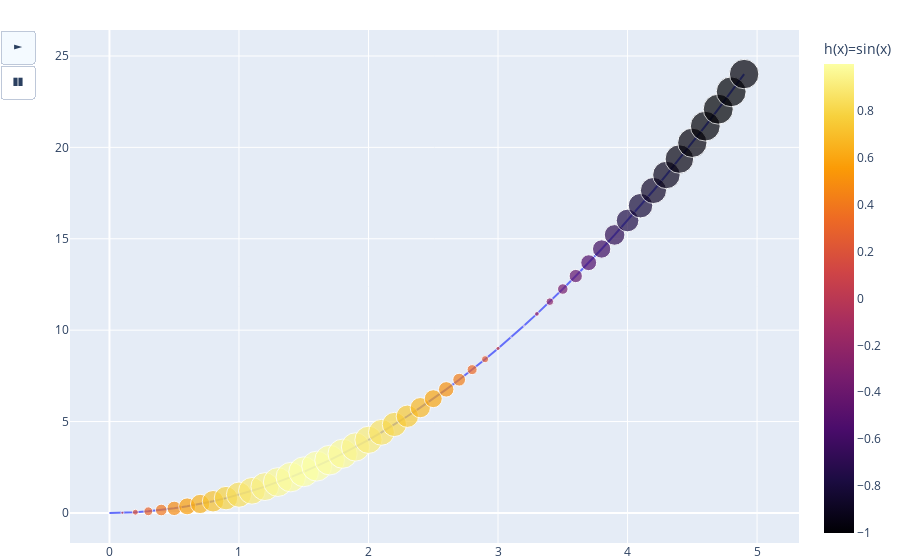

Here is the notebook cell this chart was saved with:
### Code cell
fig = go.Figure() #создаем фигуру
fig.add_trace(go.Scatter(x=x,
                         y=x**2,
                         name='f(x)=x<sup>2</sup>', #HTML в подписях
                         mode='lines+markers',
                         marker=dict(color=h(x), #Словарь, в котором столько же цветов, сколько точек
                                     colorbar=dict(title="h(x)=sin(x)"), #Боковая полоса. Цвета те же что у точек
                                     colorscale='Inferno', #Стиль цветовой гаммы
                                     size=30*abs(h(x))) #стиль маркера  
                        ))

frames=[] #Словарь, куда будут откладываться все фреймы для анимированного показа
for i in range(1, len(x)): #Циклом создаем нужные фреймы
    frames.append(go.Frame(data=[go.Scatter(x=x[:i+1], y=f(x[:i+1]), marker=dict(color=h(x[:i+1]), size=50*abs(h(x[:i+1]))))]))
    
fig.frames = frames #Атрибут для создания анимированной фигуры

fig.update_layout(legend_orientation='h', #Смещение легенды под график
                  margin=dict(l=0, r=0, t=30, b=0), #Убрать отступы вокруг графика
                  legend=dict(x=.5, xanchor="center"), #Смещение легенды по центру                  
                  updatemenus=[dict(type="buttons", #Задаем кнопки Старт, Пауза анимации
                                    buttons=[dict(label="►",
                                                  method="animate",
                                                  args=[None,
                                                        {"fromcurrent": True}]),
                                             dict(label="❚❚",
                                                  method="animate",
                                                  args=[[None],
                                                        {"frame": {"duration": 0, "redraw": False},
                                                         "mode": "immediate",
                                                         "transition": {"duration": 0}}])])]
                 )
fig.update_traces(hoverinfo='all', #Отображается значение подписи на курсоре. Например 'x+y'
                  hovertemplate='Аргумент: %{x}<br>Функция: %{y}'
                 )
fig.show()

### Figure 1 — Plotly figure (JSON) as saved in the notebook; plotly's stock layout.template omitted (floating-point values rounded to 4 significant figures)
{"data": [{"hoverinfo": "all", "hovertemplate": "Аргумент: %{x}<br>Функция: %{y}", "marker": {"color": [0, 0.09983, 0.1987, 0.2955, 0.3894, 0.4794, 0.5646, 0.6442, 0.7174, 0.7833, 0.8415, 0.8912, 0.932, 0.9636, 0.9854, 0.9975, 0.9996, 0.9917, 0.9738, 0.9463, 0.9093, 0.8632, 0.8085, 0.7457, 0.6755, 0.5985, 0.5155, 0.4274, 0.335, 0.2392, 0.1411, 0.04158, -0.05837, -0.1577, -0.2555, -0.3508, -0.4425, -0.5298, -0.6119, -0.6878, -0.7568, -0.8183, -0.8716, -0.9162, -0.9516, -0.9775, -0.9937, -0.9999, -0.9962, -0.9825], "colorbar": {"title": {"text": "h(x)=sin(x)"}}, "colorscale": [[0, "#000004"], [0.1111, "#1b0c41"], [0.2222, "#4a0c6b"], [0.3333, "#781c6d"], [0.4444, "#a52c60"], [0.5556, "#cf4446"], [0.6667, "#ed6925"], [0.7778, "#fb9b06"], [0.8889, "#f7d13d"], [1, "#fcffa4"]], "size": [0, 2.995, 5.96, 8.866, 11.68, 14.38, 16.94, 19.33, 21.52, 23.5, 25.24, 26.74, 27.96, 28.91, 29.56, 29.92, 29.99, 29.75, 29.22, 28.39, 27.28, 25.9, 24.25, 22.37, 20.26, 17.95, 15.47, 12.82, 10.05, 7.177, 4.234, 1.247, 1.751, 4.732, 7.666, 10.52, 13.28, 15.9, 18.36, 20.63, 22.7, 24.55, 26.15, 27.48, 28.55, 29.33, 29.81, 30.0, 29.88, 29.47]}, "mode": "lines+markers", "name": "f(x)=x<sup>2</sup>", "type": "scatter", "x": [0, 0.1, 0.2, 0.3, 0.4, 0.5, 0.6, 0.7, 0.8, 0.9, 1, 1.1, 1.2, 1.3, 1.4, 1.5, 1.6, 1.7, 1.8, 1.9, 2, 2.1, 2.2, 2.3, 2.4, 2.5, 2.6, 2.7, 2.8, 2.9, 3, 3.1, 3.2, 3.3, 3.4, 3.5, 3.6, 3.7, 3.8, 3.9, 4, 4.1, 4.2, 4.3, 4.4, 4.5, 4.6, 4.7, 4.8, 4.9], "y": [0, 0.01, 0.04, 0.09, 0.16, 0.25, 0.36, 0.49, 0.64, 0.81, 1, 1.21, 1.44, 1.69, 1.96, 2.25, 2.56, 2.89, 3.24, 3.61, 4, 4.41, 4.84, 5.29, 5.76, 6.25, 6.76, 7.29, 7.84, 8.41, 9, 9.61, 10.24, 10.89, 11.56, 12.25, 12.96, 13.69, 14.44, 15.21, 16, 16.81, 17.64, 18.49, 19.36, 20.25, 21.16, 22.09, 23.04, 24.01]}], "layout": {"legend": {"orientation": "h", "x": 0.5, "xanchor": "center"}, "margin": {"b": 0, "l": 0, "r": 0, "t": 30}, "updatemenus": [{"buttons": [{"args": [null, {"fromcurrent": true}], "label": "►", "method": "animate"}, {"args": [[null], {"frame": {"duration": 0, "redraw": false}, "mode": "immediate", "transition": {"duration": 0}}], "label": "❚❚", "method": "animate"}], "type": "buttons"}]}}
